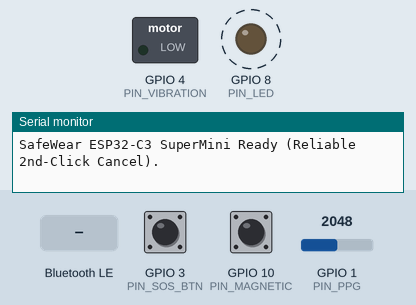
The sketch below on a simulated ESP32-C3. On the bench: switched loads named in the sketch (green lamp = pin HIGH), output pins drawn as LEDs (lit = HIGH), the last lines printed to the serial monitor. Dashed ring = blinking. The test bench sets the inputs (shaded band); at power-on: GPIO 3 (PIN_SOS_BTN) HIGH, GPIO 10 (PIN_MAGNETIC) HIGH, GPIO 1 (PIN_PPG) = 2048 (analog values on the 0–4095 scale). Nothing arrives over Bluetooth unless stated; a phone connects over Bluetooth LE 3 s after start.

Above: at 1.9 s.
2.0 s: GPIO 3 (PIN_SOS_BTN) pulled LOW for 0.15 s
At 5.0 s:
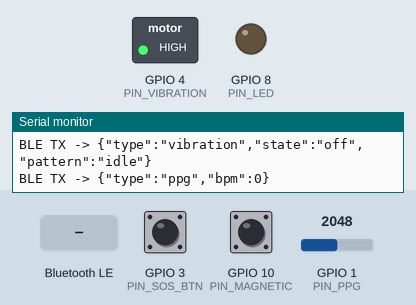
5.1 s: Bluetooth LE write "sos_sent" received
At 7.3 s:
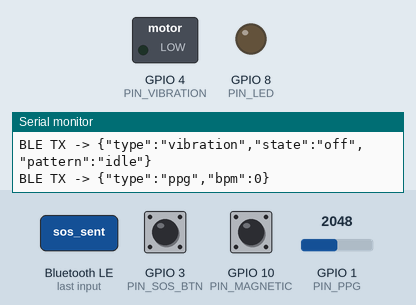
7.5 s: GPIO 10 (PIN_MAGNETIC) pulled LOW for 0.15 s
9.1 s: GPIO 3 (PIN_SOS_BTN) pulled LOW for 1 s
At 9.32 s:
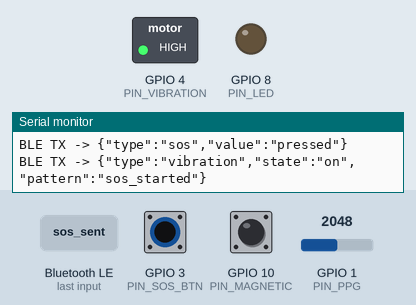
12.1 s: Bluetooth LE write "sos_cancelled" received
At 12.8 s:
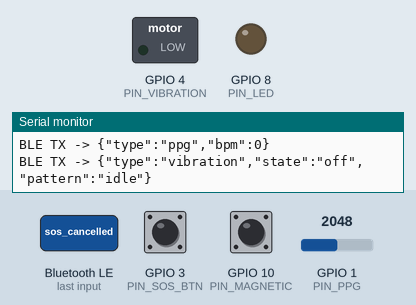
13.7 s: GPIO 3 (PIN_SOS_BTN) pulled LOW for 3.2 s
At 13.9 s:
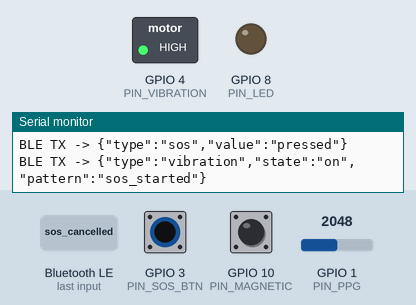
Timing chart, 0 to 19.4 s (numbered marks = the images above; inputs shaded):
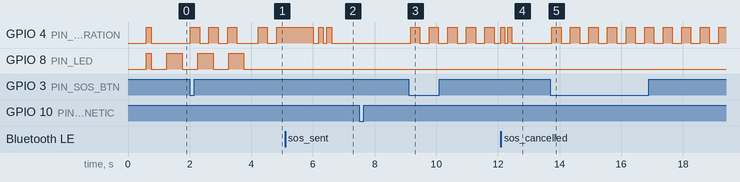

The sketch:

SafeWear_ESP32C3_SuperMini.ino
```cpp
#include <BLEDevice.h>
#include <BLEServer.h>
#include <BLEUtils.h>
#include <BLE2902.h>

// ===================== BLE CONFIG (Nordic UART Bidirectional) =====================
#define DEVICE_NAME   "SafeWear-ESP32"
#define SERVICE_UUID  "6e400001-b5a3-f393-e0a9-e50e24dcca9e"
#define RX_CHAR_UUID  "6e400002-b5a3-f393-e0a9-e50e24dcca9e" // Write  <- SafeWear App
#define TX_CHAR_UUID  "6e400003-b5a3-f393-e0a9-e50e24dcca9e" // Notify -> SafeWear App

// ===================== BREADBOARD PINOUT (ESP32-C3 SuperMini) =====================
#define PIN_PPG        1   // J16 -> Heart Rate / Pulse Sensor S pin (ADC1_CH1)
#define PIN_SOS_BTN    3   // J14 -> J19 Tactile Push Button (J21 -> GND)
#define PIN_VIBRATION  4   // J13 -> J24 -> 1k Resistor -> BC547 Base (G29)
#define PIN_MAGNETIC   10  // A15 -> A24 Hall Effect Sensor Module DO
#define PIN_LED        8   // Onboard Blue LED (Active LOW)

// ===================== SETTINGS =====================
const unsigned long SOS_CANCEL_WINDOW_MS = 6200; // 6-second cancel window (+200ms margin)
const unsigned long CLICK_COOLDOWN_MS    = 350;  // Prevents Click #1 bounce from triggering Click #2
const bool MAGNET_ACTIVE_LOW = true;             // Set false if Hall DO goes HIGH near magnet
const int ABNORMAL_HIGH_BPM = 120;
const int ABNORMAL_LOW_BPM  = 45;

// ===================== 3 VIBRATION PATTERNS =====================
enum VibPattern {
  VIB_NONE,
  VIB_SOS_STARTED,    // Rapid 300ms pulses during 6s cancel window
  VIB_SOS_CANCELLED,  // 2 quick short taps: 120ms ON, 100ms OFF, 120ms ON
  VIB_SOS_SENT,       // 1 long buzz + 2 short confirmations
  VIB_HR_ALERT        // 2 medium pulses
};

const unsigned long PAT_CANCELLED[] = { 120, 100, 120 };
const int PAT_CANCELLED_LEN = 3;

const unsigned long PAT_SENT[] = { 900, 180, 150, 120, 150 };
const int PAT_SENT_LEN = 5;

const unsigned long PAT_HR_ALERT[] = { 250, 150, 250 };
const int PAT_HR_ALERT_LEN = 3;

VibPattern activePattern = VIB_NONE;
int patternStep = 0;
unsigned long patternStepStartedAt = 0;
bool motorIsOn = false;

// ===================== BLE STATE =====================
BLEServer* pServer = nullptr;
BLECharacteristic* pTxCharacteristic = nullptr;
bool deviceConnected = false;
bool oldDeviceConnected = false;

// ===================== SOS & ROBUST BUTTON STATE =====================
bool sosPending = false;
unsigned long sosStartTime = 0;
bool sentPatternPlayed = false;

bool btnWasReleased = true;
unsigned long btnLowSince = 0;
unsigned long lastClickHandledAt = 0;

// ===================== PENDANT (HALL) STATE =====================
bool lastPendantWorn = false;

// ===================== PPG HEART RATE STATE =====================
float ppgBaseline = 2048.0f;
const int PPG_PEAK_DELTA = 140;
const int PPG_RESET_DELTA = 60;
bool pulseDetected = false;
unsigned long lastBeatTime = 0;
int currentBpm = 0;
unsigned long lastPpgSend = 0;
unsigned long lastHrAlertSend = 0;

unsigned long lastBlinkTime = 0;
bool ledState = false;

// ===================== HELPERS =====================
const char* patternName(VibPattern p) {
  switch (p) {
    case VIB_SOS_STARTED:   return "sos_started";
    case VIB_SOS_CANCELLED: return "sos_cancelled";
    case VIB_SOS_SENT:      return "sos_sent";
    case VIB_HR_ALERT:      return "hr_alert";
    default:                return "idle";
  }
}

void sendJson(const String& payload) {
  if (!deviceConnected || pTxCharacteristic == nullptr) return;
  pTxCharacteristic->setValue(payload.c_str());
  pTxCharacteristic->notify();
  Serial.println("BLE TX -> " + payload);
  delay(20);
}

// Drive motor pin WITHOUT spamming BLE notifications on every 300ms toggle
void driveMotorPin(bool on) {
  digitalWrite(PIN_VIBRATION, on ? HIGH : LOW);
  motorIsOn = on;
}

void startVibrationPattern(VibPattern pat) {
  activePattern = pat;
  patternStep = 0;
  patternStepStartedAt = millis();

  if (pat == VIB_NONE) {
    driveMotorPin(false);
    sendJson("{\"type\":\"vibration\",\"state\":\"off\",\"pattern\":\"idle\"}");
  } else {
    driveMotorPin(true);
    // Notify app ONCE at start of pattern (keeps BLE queue free for instant cancel!)
    sendJson(String("{\"type\":\"vibration\",\"state\":\"on\",\"pattern\":\"") +
             patternName(pat) + "\"}");
  }
}

void updateVibrationEngine(unsigned long now) {
  if (activePattern == VIB_NONE) return;

  // Continuous pulsing during 6-second SOS countdown (hardware pin only, no BLE spam)
  if (activePattern == VIB_SOS_STARTED) {
    if (now - patternStepStartedAt >= 300) {
      patternStepStartedAt = now;
      driveMotorPin(!motorIsOn);
    }
    return;
  }

  const unsigned long* steps = nullptr;
  int stepCount = 0;
  if (activePattern == VIB_SOS_CANCELLED) { steps = PAT_CANCELLED; stepCount = PAT_CANCELLED_LEN; }
  else if (activePattern == VIB_SOS_SENT) { steps = PAT_SENT; stepCount = PAT_SENT_LEN; }
  else if (activePattern == VIB_HR_ALERT) { steps = PAT_HR_ALERT; stepCount = PAT_HR_ALERT_LEN; }

  if (steps != nullptr && (now - patternStepStartedAt >= steps[patternStep])) {
    patternStep++;
    patternStepStartedAt = now;
    if (patternStep >= stepCount) {
      activePattern = VIB_NONE;
      driveMotorPin(false);
      sendJson("{\"type\":\"vibration\",\"state\":\"off\",\"pattern\":\"idle\"}");
    } else {
      driveMotorPin(patternStep % 2 == 0);
    }
  }
}

bool isPendantWorn() {
  int val = digitalRead(PIN_MAGNETIC);
  return MAGNET_ACTIVE_LOW ? (val == LOW) : (val == HIGH);
}

// ===================== BLE CALLBACKS =====================
class ServerCallbacks : public BLEServerCallbacks {
  void onConnect(BLEServer* server) override {
    deviceConnected = true;
    digitalWrite(PIN_LED, LOW); // Solid ON
    Serial.println("SafeWear app connected!");
  }

  void onDisconnect(BLEServer* server) override {
    deviceConnected = false;
    Serial.println("SafeWear app disconnected.");
  }
};

class RxCallbacks : public BLECharacteristicCallbacks {
  void onWrite(BLECharacteristic* pCharacteristic) override {
    String rx = pCharacteristic->getValue().c_str();
    if (rx.length() == 0) return;
    Serial.println("BLE RX <- " + rx);

    if (rx.indexOf("sos_sent") >= 0) {
      sosPending = false;
      if (!sentPatternPlayed) {
        sentPatternPlayed = true;
        startVibrationPattern(VIB_SOS_SENT);
      }
    } else if (rx.indexOf("sos_cancelled") >= 0) {
      sosPending = false;
      sentPatternPlayed = false;
      startVibrationPattern(VIB_SOS_CANCELLED);
    }
  }
};

// ===================== SETUP =====================
void setup() {
  Serial.begin(115200);
  delay(600);

  pinMode(PIN_SOS_BTN, INPUT_PULLUP);
  pinMode(PIN_MAGNETIC, INPUT_PULLUP);
  pinMode(PIN_VIBRATION, OUTPUT);
  pinMode(PIN_LED, OUTPUT);

  digitalWrite(PIN_VIBRATION, LOW);
  digitalWrite(PIN_LED, HIGH);

  analogReadResolution(12);
  analogSetPinAttenuation(PIN_PPG, ADC_11db);
  ppgBaseline = analogRead(PIN_PPG);

  // Brief startup buzz (150ms) to confirm BC547 + motor wiring
  digitalWrite(PIN_VIBRATION, HIGH);
  delay(150);
  digitalWrite(PIN_VIBRATION, LOW);

  BLEDevice::init(DEVICE_NAME);
  BLEDevice::setMTU(185);
  pServer = BLEDevice::createServer();
  pServer->setCallbacks(new ServerCallbacks());

  BLEService* pService = pServer->createService(SERVICE_UUID);
  pTxCharacteristic = pService->createCharacteristic(
    TX_CHAR_UUID,
    BLECharacteristic::PROPERTY_NOTIFY
  );
  pTxCharacteristic->addDescriptor(new BLE2902());

  BLECharacteristic* pRxCharacteristic = pService->createCharacteristic(
    RX_CHAR_UUID,
    BLECharacteristic::PROPERTY_WRITE | BLECharacteristic::PROPERTY_WRITE_NR
  );
  pRxCharacteristic->setCallbacks(new RxCallbacks());

  pService->start();

  BLEAdvertising* pAdvertising = BLEDevice::getAdvertising();
  pAdvertising->addServiceUUID(SERVICE_UUID);
  pAdvertising->setScanResponse(true);
  pAdvertising->start();

  Serial.println("SafeWear ESP32-C3 SuperMini Ready (Reliable 2nd-Click Cancel).");
}

// ===================== LOOP =====================
void loop() {
  unsigned long now = millis();
  updateVibrationEngine(now);

  // 1. BLE Reconnect & Initial Sync
  if (!deviceConnected && oldDeviceConnected) {
    delay(300);
    pServer->startAdvertising();
    oldDeviceConnected = false;
  }

  if (deviceConnected && !oldDeviceConnected) {
    oldDeviceConnected = true;
    delay(400);
    lastPendantWorn = isPendantWorn();
    sendJson(String("{\"type\":\"magnetic\",\"state\":\"") +
             (lastPendantWorn ? "detected" : "removed") + "\"}");
    sendJson("{\"type\":\"vibration\",\"state\":\"off\",\"pattern\":\"idle\"}");
    sendJson("{\"type\":\"ppg\",\"bpm\":" + String(currentBpm) + "}");
  }

  if (!deviceConnected && (now - lastBlinkTime >= 500)) {
    lastBlinkTime = now;
    ledState = !ledState;
    digitalWrite(PIN_LED, ledState ? LOW : HIGH);
  }

  // 2. Robust Tactile Button Click Detection (GPIO 3)
  //    - Immune to breadboard motor vibration noise
  //    - Click #1 -> Start 6-second SOS countdown + rapid pulses
  //    - Click #2 within 6s -> Immediately cancel SOS (sent twice for 100% BLE delivery)
  bool isPressedNow = (digitalRead(PIN_SOS_BTN) == LOW);

  if (!isPressedNow) {
    btnLowSince = 0;
    btnWasReleased = true;
  } else {
    if (btnLowSince == 0) {
      btnLowSince = now;
    }

    // Trigger once button is cleanly held LOW for 25ms after a release + cooldown
    if (btnWasReleased &&
        (now - btnLowSince >= 25) &&
        (now - lastClickHandledAt >= CLICK_COOLDOWN_MS)) {
      btnWasReleased = false;
      lastClickHandledAt = now;

      if (!sosPending) {
        // CLICK #1: Activate SOS & start 6-second cancel window
        sosPending = true;
        sentPatternPlayed = false;
        sosStartTime = now;

        Serial.println("CLICK #1 -> SOS ACTIVATED (6s cancel window)");
        sendJson("{\"type\":\"sos\",\"value\":\"pressed\"}");
        startVibrationPattern(VIB_SOS_STARTED);
      } else {
        // CLICK #2 WITHIN 6 SECONDS: Cancel SOS immediately!
        sosPending = false;
        sentPatternPlayed = false;

        Serial.println("CLICK #2 -> SOS CANCELLED!");
        // Send cancel packet twice (80ms apart) so BLE never misses it
        sendJson("{\"type\":\"cancel\"}");
        delay(60);
        sendJson("{\"type\":\"cancel\"}");
        startVibrationPattern(VIB_SOS_CANCELLED);
      }
    }
  }

  // 3. When 6 seconds expire without Click #2 -> play "SOS Sent" pattern
  if (sosPending && (now - sosStartTime >= SOS_CANCEL_WINDOW_MS)) {
    sosPending = false;
    if (!sentPatternPlayed) {
      sentPatternPlayed = true;
      Serial.println("6s elapsed -> SOS SENT pattern");
      startVibrationPattern(VIB_SOS_SENT);
    }
  }

  // 4. Hall Effect Sensor (GPIO 10) -> Pendant Worn / Not Worn
  bool wornNow = isPendantWorn();
  if (wornNow != lastPendantWorn) {
    lastPendantWorn = wornNow;
    sendJson(String("{\"type\":\"magnetic\",\"state\":\"") +
             (wornNow ? "detected" : "removed") + "\"}");
  }

  // 5. Heart Rate Sensor (GPIO 1) -> Live BPM + Abnormal Alert
  //    Skip BLE PPG broadcast while SOS 6s countdown is active so cancel packet has priority
  int ppgRaw = analogRead(PIN_PPG);
  ppgBaseline = (ppgBaseline * 0.95f) + (ppgRaw * 0.05f);
  float delta = ppgRaw - ppgBaseline;

  if (delta > PPG_PEAK_DELTA && !pulseDetected) {
    pulseDetected = true;
    if (lastBeatTime > 0) {
      unsigned long ibi = now - lastBeatTime;
      if (ibi >= 280 && ibi <= 1600) {
        int bpm = (int)(60000UL / ibi);
        currentBpm = (currentBpm == 0) ? bpm : ((currentBpm * 3 + bpm) / 4);
      }
    }
    lastBeatTime = now;
  } else if (delta < PPG_RESET_DELTA) {
    pulseDetected = false;
  }

  if (lastBeatTime > 0 && (now - lastBeatTime > 5000)) {
    currentBpm = 0;
  }

  if (!sosPending && (now - lastPpgSend >= 2000)) {
    lastPpgSend = now;
    sendJson("{\"type\":\"ppg\",\"bpm\":" + String(currentBpm) + "}");

    bool isHigh = (currentBpm >= ABNORMAL_HIGH_BPM);
    bool isLow  = (currentBpm > 0 && currentBpm <= ABNORMAL_LOW_BPM);
    if ((isHigh || isLow) && (now - lastHrAlertSend >= 8000)) {
      lastHrAlertSend = now;
      sendJson("{\"type\":\"hr_alert\",\"bpm\":" + String(currentBpm) +
               ",\"reason\":\"" + String(isHigh ? "high" : "low") + "\"}");
      if (activePattern == VIB_NONE) {
        startVibrationPattern(VIB_HR_ALERT);
      }
    }
  }

  delay(5);
}
```

Measured:
- after the input at 2.0 s, GPIO 4 (PIN_VIBRATION): LOW → HIGH at once, → LOW 0.30 s later, → HIGH 0.30 s later, → LOW 0.30 s later, … (9 changes in this stretch)
- after the input at 5.1 s, GPIO 4 (PIN_VIBRATION): alternates HIGH for 0.15 s and LOW for 0.15 s, 5 changes in all, then stays LOW, starting after 0.90 s
- after the input at 9.1 s, GPIO 4 (PIN_VIBRATION): alternates HIGH for 0.30 s and LOW for 0.30 s, starting after 0.07 s
- after the input at 12.1 s, GPIO 4 (PIN_VIBRATION): alternates HIGH for 0.12 s and LOW for 0.10 s, 4 changes in all, then stays LOW, starting at once
- after the input at 13.7 s, GPIO 4 (PIN_VIBRATION): alternates HIGH for 0.30 s and LOW for 0.30 s, starting after 0.05 s
- by itself, GPIO 8 (PIN_LED): alternates HIGH for 0.49 s and LOW for 0.50 s, 4 changes in all, then stays LOW
